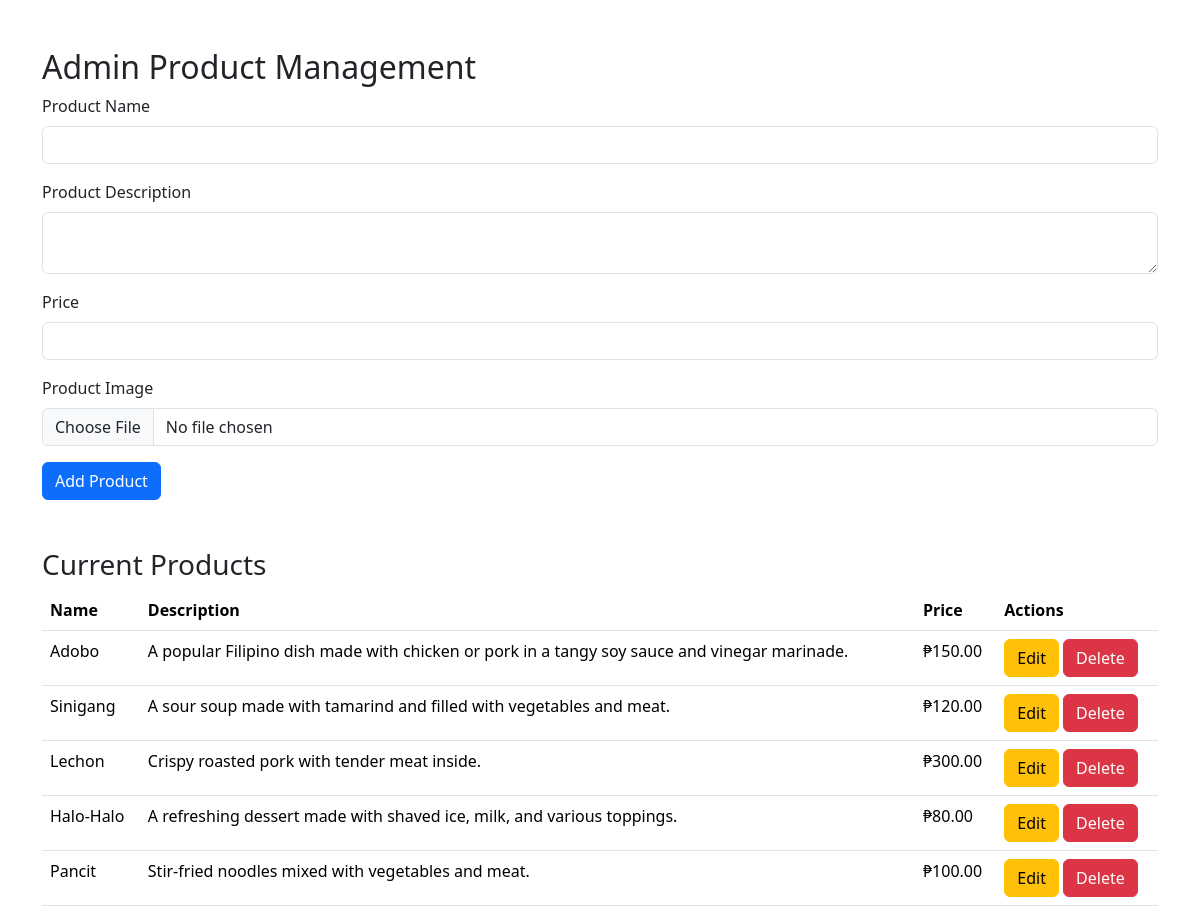
Page /manage_products.php (signed in) on the committed database.
### tables this page shows
CREATE TABLE `products` (
  `id` int(11) NOT NULL,
  `name` varchar(100) NOT NULL,
  `description` text DEFAULT NULL,
  `price` decimal(10,2) NOT NULL,
  `image` varchar(255) DEFAULT NULL,
  `created_at` timestamp NOT NULL DEFAULT current_timestamp()
);

### manage_products.php (the view, shortened to what this page needs)
<?php
include('db.php');
$products = $conn->query("SELECT * FROM products");
?>
<!DOCTYPE html>
<html lang="en">
<head>
    <link href="https://cdn.jsdelivr.net/npm/bootstrap@5.3.3/dist/css/bootstrap.min.css" rel="stylesheet">
</head>
<body>
    <div class="container mt-5">
        <h2>Admin Product Management</h2>
        <form method="POST" enctype="multipart/form-data">
            <div class="mb-3">
                <label for="product_name" class="form-label">Product Name</label>
                <input type="text" class="form-control" name="product_name" required>
            </div>
            <div class="mb-3">
                <label for="product_description" class="form-label">Product Description</label>
                <textarea class="form-control" name="product_description" required></textarea>
            </div>
            <div class="mb-3">
                <label for="product_price" class="form-label">Price</label>
                <input type="number" class="form-control" name="product_price" required min="0" step="0.01">
            </div>
            <div class="mb-3">
                <label for="product_image" class="form-label">Product Image</label>
                <input type="file" class="form-control" name="product_image" required>
            </div>
            <button type="submit" class="btn btn-primary" name="add_product">Add Product</button>
        </form>
        <h3 class="mt-5">Current Products</h3>
        <table class="table">
            <thead>
                <tr>
                    <th>Name</th>
                    <th>Description</th>
                    <th>Price</th>
                    <th>Actions</th>
                </tr>
            </thead>
            <tbody>
                <?php while ($row = $products->fetch_assoc()) { ?>
                <tr>
                    <td><?php echo htmlspecialchars($row['name']); ?></td>
                    <td><?php echo htmlspecialchars($row['description']); ?></td>
                    <td>₱<?php echo number_format($row['price'], 2); ?></td>
                    <td>
                        <a href="edit_product.php?id=<?php echo $row['id']; ?>" class="btn btn-warning">Edit</a>
                        <a href="?delete_product_id=<?php echo $row['id']; ?>" class="btn btn-danger" onclick="return confirm('Are you sure you want to delete this product?')">Delete</a>
                    </td>
                </tr>
                <?php } ?>
            </tbody>
        </table>
    </div>
</body>
</html>

### rows in the picture
products: name "Adobo", description "A popular Filipino dish made with chicken or pork in a tangy soy sauce and vinegar marinade.", price "150.00"
products: name "Sinigang", description "A sour soup made with tamarind and filled with vegetables and meat.", price "120.00"
products: name "Lechon", description "Crispy roasted pork with tender meat inside.", price "300.00"
products: name "Halo-Halo", description "A refreshing dessert made with shaved ice, milk, and various toppings.", price "80.00"
products: name "Pancit", description "Stir-fried noodles mixed with vegetables and meat.", price "100.00"
